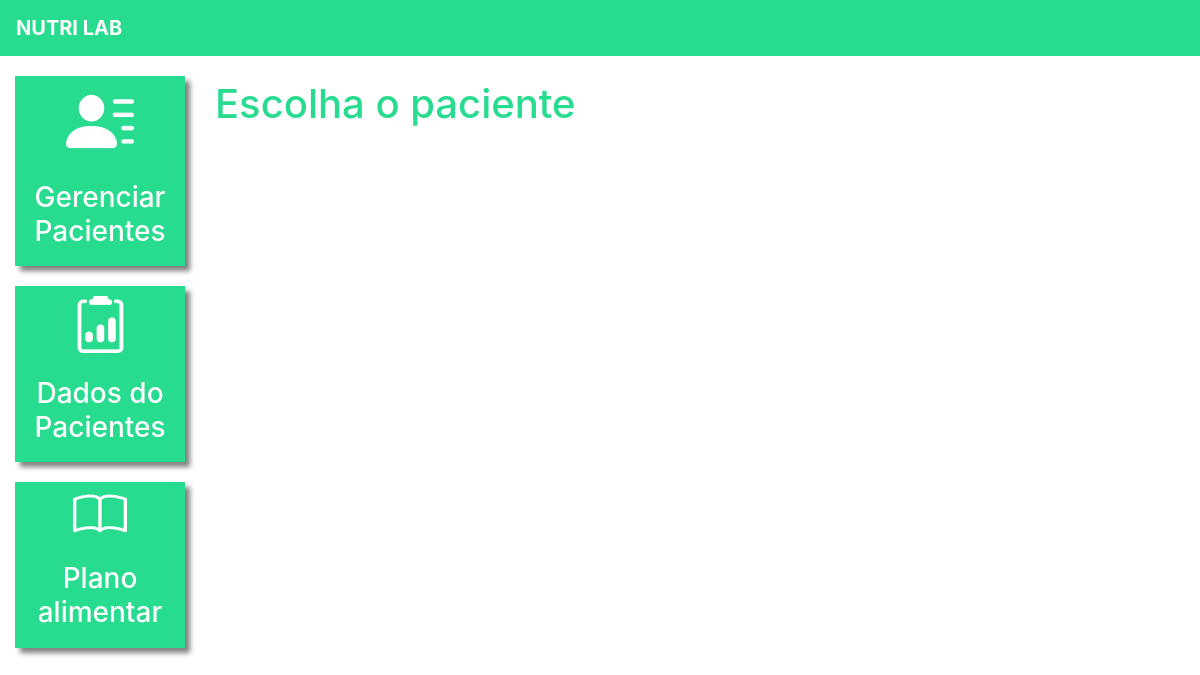
/dados_paciente/ (signed in), run on an earlier commit of the app's database.
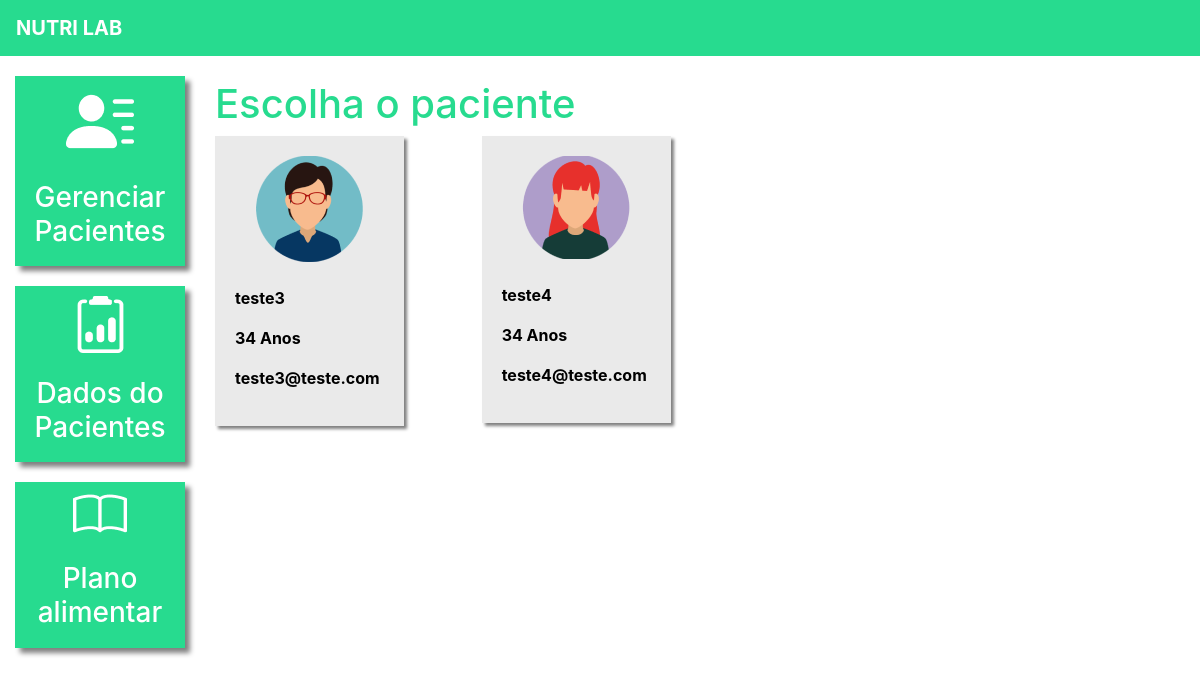
And on a later commit of the database.
### plataforma/models.py (models this page shows, shortened)
class Pacientes(models.Model):
    choices_sexo = (("F", "Feminino"), ("M", "Maculino"))
    nome = models.CharField(max_length=50)
    sexo = models.CharField(max_length=1, choices=choices_sexo)
    idade = models.IntegerField()
    email = models.EmailField()
    telefone = models.CharField(max_length=19)
    nutri = models.ForeignKey(User, on_delete=models.CASCADE)

### plataforma/views.py (the view)
# urls.py: path("dados_paciente/", views.dados_paciente_listar, name="dados_paciente_listar"),
@login_required(login_url="/auth/logar/")
def dados_paciente_listar(request):
    if request.method == "GET":
        pacientes = Pacientes.objects.filter(nutri=request.user)
        return render(request, "dados_paciente_listar.html", {"pacientes": pacientes})

### plataforma/templates/dados_paciente_listar.html (shortened to what this page needs)
{% extends 'base_plataforma.html' %}
{% load static %}
{% block 'plataforma' %}
    <br>
		<h1 class="titulo">Escolha o paciente</h1>
    <div  class="row">
        {% for paciente in pacientes%}
            <div class="col-md-4">
                <a href="#" class="link-hover">
                    <div class="card-paciente">
                        <div class="foto-perfil">
                            {% if paciente.sexo == "M"%}
                                <img src="{% static 'plataforma/img/perfil2.png' %}">
                            {% else %}
                                <img src="{% static 'plataforma/img/perfil1.png' %}">
                            {% endif %}
                        </div>
                        <br>
                        <p class="dados">{{paciente.nome}}</p>
                        <p class="dados">{{paciente.idade}} Anos</p>
                        <p class="dados">{{paciente.email}}</p>
                    </div>
                </a>
            </div>
        {% endfor %}
    </div>
{% endblock%}

What changed in the data, as far as the page shows it:
added Pacientes: nome "teste3", idade "34", email "teste3@teste.com"
added Pacientes: nome "teste4", idade "34", email "teste4@teste.com"
